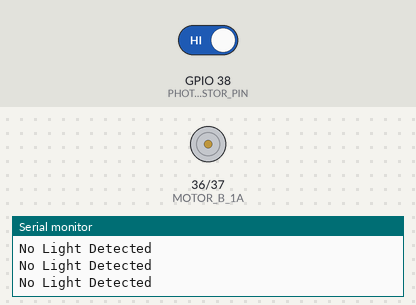
Simulated run of this program. Board: ESP32. On the bench: motor-driver pin pairs drawn as motors (green arrow = first pin HIGH = forward, orange = second pin HIGH = backward, longer = more drive), the last lines printed to the serial monitor. Inputs (shaded band) come from the test bench; at power-on: GPIO 38 (PHOTORESISTOR_PIN) HIGH.

Above: at 1.2 s.
1.3 s: GPIO 38 (PHOTORESISTOR_PIN) driven LOW
At 1.9 s:
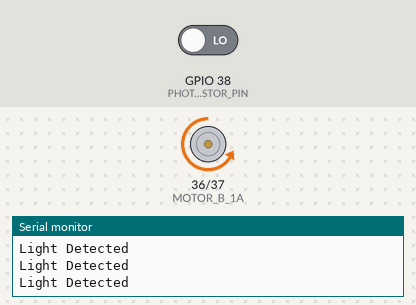
Timing chart, 0 to 4.3 s (numbered marks = the images above; inputs shaded):
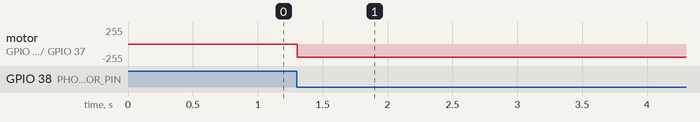

Measured:
- after the input at 1.3 s, motor on GPIO 36 (MOTOR_B_1A) / GPIO 37 (MOTOR_B_1B): stopped → backward 200/255 at once

The program:

main.cpp
```cpp
#include <Arduino.h>

//rdz16
//This module uses a photoresistor to detect whether there is light on the module
//Then, it rotates the motor when it detects light, and stops when it doesn't

//rdz16
//Originally, I was going to use a buzzer, but I was given the wrong equipment when
//Checking things out.  I used the motor instead.  The buzzer was used because
//One idea we had was to use the buzzer to remind the stakeholder
//The motor is from an idea where the window can automatically close

//rdz16
//The buzzer code is commented out, and I haven't tested it

//Pinouts.  PHOTORESISTOR_PIN uses A2 since A0 and A1 are saved for output pins. rdz16
const int PHOTORESISTOR_PIN = A2;
const int MOTOR_B_1A = A0;
const int MOTOR_B_1B = A1;
//const int BUZZER_PIN = A0;

void setup() {
  // Set the baud rate. rdz16
  Serial.begin(115200);

  //Photoresistor pin takes in whether light goes in. rdz16
  pinMode(PHOTORESISTOR_PIN, INPUT);

  //Motor rotates depending on that
  pinMode(MOTOR_B_1A, OUTPUT);
  pinMode(MOTOR_B_1B, OUTPUT);
}

void loop() {

  //Take the sensor value of the photoresistor pin
  int sensorValue = digitalRead(PHOTORESISTOR_PIN);


  if (sensorValue == LOW){ //If there's light (LOW), rotate the motor

    Serial.println("Light Detected");

    //tone(BUZZER_PIN)

    analogWrite(MOTOR_B_1A, 0);
    analogWrite(MOTOR_B_1B, 200);


    //delay(500);
    // stop the tone playing:
    // noTone(BUZZER_PIN);

  }else{ //Otherwise, stop the motor. rdz16

    Serial.println("No Light Detected");

    analogWrite(MOTOR_B_1A, 0);
    analogWrite(MOTOR_B_1B, 0);
   //noTone(BUZZER_PIN);

  }

  //Wait 50 milliseconds. rdz16
   delay(50);
}
```
